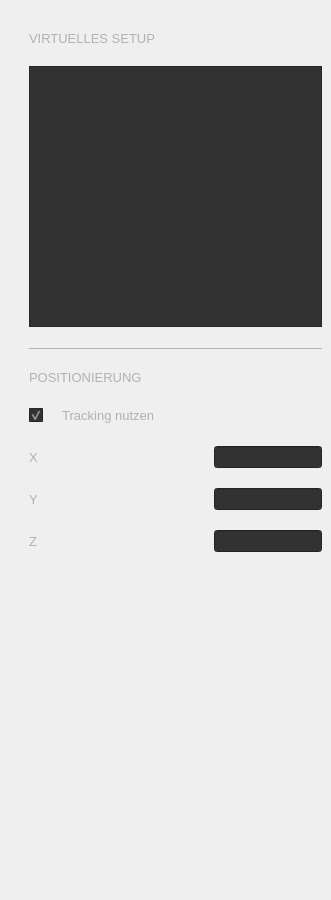
      <widget class="QWidget" name="_scrollAreaWidgetContents">
       <property name="geometry">
        <rect>
         <x>0</x>
         <y>0</y>
         <width>331</width>
         <height>900</height>
        </rect>
       </property>
       <property name="minimumSize">
        <size>
         <width>0</width>
         <height>781</height>
        </size>
       </property>
       <widget class="QFrame" name="verticalFrame_2">
        <property name="geometry">
         <rect>
          <x>20</x>
          <y>30</y>
          <width>311</width>
          <height>531</height>
         </rect>
        </property>
        <property name="palette">
         <palette>
          <active>
           <colorrole role="WindowText">
            <brush brushstyle="SolidPattern">
             <color alpha="255">
              <red>177</red>
              <green>177</green>
              <blue>177</blue>
             </color>
            </brush>
           </colorrole>
           <colorrole role="Button">
            <brush brushstyle="SolidPattern">
             <color alpha="255">
              <red>50</red>
              <green>50</green>
              <blue>50</blue>
             </color>
            </brush>
           </colorrole>
           <colorrole role="Text">
            <brush brushstyle="SolidPattern">
             <color alpha="255">
              <red>177</red>
              <green>177</green>
              <blue>177</blue>
             </color>
            </brush>
           </colorrole>
           <colorrole role="ButtonText">
            <brush brushstyle="SolidPattern">
             <color alpha="255">
              <red>177</red>
              <green>177</green>
              <blue>177</blue>
             </color>
            </brush>
           </colorrole>
           <colorrole role="Base">
            <brush brushstyle="SolidPattern">
             <color alpha="255">
              <red>50</red>
              <green>50</green>
              <blue>50</blue>
             </color>
            </brush>
           </colorrole>
           <colorrole role="Window">
            <brush brushstyle="SolidPattern">
             <color alpha="255">
              <red>50</red>
              <green>50</green>
              <blue>50</blue>
             </color>
            </brush>
           </colorrole>
          </active>
          <inactive>
           <colorrole role="WindowText">
            <brush brushstyle="SolidPattern">
             <color alpha="255">
              <red>177</red>
              <green>177</green>
              <blue>177</blue>
             </color>
            </brush>
           </colorrole>
           <colorrole role="Button">
            <brush brushstyle="SolidPattern">
             <color alpha="255">
              <red>50</red>
              <green>50</green>
              <blue>50</blue>
             </color>
            </brush>
           </colorrole>
           <colorrole role="Text">
            <brush brushstyle="SolidPattern">
             <color alpha="255">
              <red>177</red>
              <green>177</green>
              <blue>177</blue>
             </color>
            </brush>
           </colorrole>
           <colorrole role="ButtonText">
            <brush brushstyle="SolidPattern">
             <color alpha="255">
              <red>177</red>
              <green>177</green>
              <blue>177</blue>
             </color>
            </brush>
           </colorrole>
           <colorrole role="Base">
            <brush brushstyle="SolidPattern">
             <color alpha="255">
              <red>50</red>
              <green>50</green>
              <blue>50</blue>
             </color>
            </brush>
           </colorrole>
           <colorrole role="Window">
            <brush brushstyle="SolidPattern">
             <color alpha="255">
              <red>50</red>
              <green>50</green>
              <blue>50</blue>
             </color>
            </brush>
           </colorrole>
          </inactive>
          <disabled>
           <colorrole role="WindowText">
            <brush brushstyle="SolidPattern">
             <color alpha="255">
              <red>64</red>
              <green>64</green>
              <blue>64</blue>
             </color>
            </brush>
           </colorrole>
           <colorrole role="Button">
            <brush brushstyle="SolidPattern">
             <color alpha="255">
              <red>50</red>
              <green>50</green>
              <blue>50</blue>
             </color>
            </brush>
           </colorrole>
           <colorrole role="Text">
            <brush brushstyle="SolidPattern">
             <color alpha="255">
              <red>64</red>
              <green>64</green>
              <blue>64</blue>
             </color>
            </brush>
           </colorrole>
           <colorrole role="ButtonText">
            <brush brushstyle="SolidPattern">
             <color alpha="255">
              <red>64</red>
              <green>64</green>
              <blue>64</blue>
             </color>
            </brush>
           </colorrole>
           <colorrole role="Base">
            <brush brushstyle="SolidPattern">
             <color alpha="255">
              <red>50</red>
              <green>50</green>
              <blue>50</blue>
             </color>
            </brush>
           </colorrole>
           <colorrole role="Window">
            <brush brushstyle="SolidPattern">
             <color alpha="255">
              <red>50</red>
              <green>50</green>
              <blue>50</blue>
             </color>
            </brush>
           </colorrole>
          </disabled>
         </palette>
        </property>
        <property name="font">
         <font>
          <family>Segoe UI</family>
         </font>
        </property>
        <property name="autoFillBackground">
         <bool>false</bool>
        </property>
        <layout class="QVBoxLayout" name="verticalLayout">
         <property name="spacing">
          <number>20</number>
         </property>
         <property name="topMargin">
          <number>1</number>
         </property>
         <item>
          <widget class="QLabel" name="_lVObject">
           <property name="font">
            <font>
             <family>Segoe UI</family>
             <pointsize>10</pointsize>
            </font>
           </property>
           <property name="text">
            <string>VIRTUELLES SETUP</string>
           </property>
          </widget>
         </item>
         <item>
          <widget class="QListWidget" name="_listVObject">
           <property name="sizePolicy">
            <sizepolicy hsizetype="Expanding" vsizetype="Expanding">
             <horstretch>0</horstretch>
             <verstretch>1</verstretch>
            </sizepolicy>
           </property>
           <property name="minimumSize">
            <size>
             <width>0</width>
             <height>150</height>
            </size>
           </property>
           <property name="maximumSize">
            <size>
             <width>16777215</width>
             <height>300</height>
            </size>
           </property>
           <property name="sizeIncrement">
            <size>
             <width>0</width>
             <height>0</height>
            </size>
           </property>
           <property name="baseSize">
            <size>
             <width>0</width>
             <height>0</height>
            </size>
           </property>
           <property name="font">
            <font>
             <family>Segoe UI</family>
            </font>
           </property>
           <property name="sortingEnabled">
            <bool>false</bool>
           </property>
          </widget>
         </item>
         <item>
          <widget class="Line" name="line">
           <property name="font">
            <font>
             <family>Segoe UI</family>
            </font>
           </property>
           <property name="frameShadow">
            <enum>QFrame::Plain</enum>
           </property>
           <property name="orientation">
            <enum>Qt::Horizontal</enum>
           </property>
          </widget>
         </item>
         <item>
          <widget class="QLabel" name="_lARSetting_2">
           <property name="sizePolicy">
            <sizepolicy hsizetype="Preferred" vsizetype="Expanding">
             <horstretch>0</horstretch>
             <verstretch>0</verstretch>
            </sizepolicy>
           </property>
           <property name="font">
            <font>
             <family>Segoe UI</family>
             <pointsize>10</pointsize>
            </font>
           </property>
           <property name="text">
            <string>POSITIONIERUNG</string>
           </property>
          </widget>
         </item>
         <item>
          <widget class="QCheckBox" name="_checkBoxObject">
           <property name="sizePolicy">
            <sizepolicy hsizetype="Minimum" vsizetype="Expanding">
             <horstretch>0</horstretch>
             <verstretch>0</verstretch>
            </sizepolicy>
           </property>
           <property name="font">
            <font>
             <family>Segoe UI</family>
             <pointsize>10</pointsize>
            </font>
           </property>
           <property name="text">
            <string>    Tracking nutzen</string>
           </property>
           <property name="checked">
            <bool>true</bool>
           </property>
          </widget>
         </item>
         <item>
          <layout class="QHBoxLayout" name="horizontalLayout">
           <item>
            <widget class="QLabel" name="_lObjectCoord">
             <property name="font">
              <font>
               <family>Segoe UI</family>
               <pointsize>10</pointsize>
              </font>
             </property>
             <property name="text">
              <string>X </string>
             </property>
            </widget>
           </item>
           <item>
            <widget class="QLineEdit" name="_editObjectTransX">
             <property name="sizePolicy">
              <sizepolicy hsizetype="Fixed" vsizetype="Fixed">
               <horstretch>0</horstretch>
               <verstretch>0</verstretch>
              </sizepolicy>
             </property>
             <property name="font">
              <font>
               <family>Segoe UI</family>
              </font>
             </property>
            </widget>
           </item>
          </layout>
         </item>
         <item>
          <layout class="QHBoxLayout" name="horizontalLayout_3">
           <item>
            <widget class="QLabel" name="_lObjectCoord_2">
             <property name="font">
              <font>
               <family>Segoe UI</family>
               <pointsize>10</pointsize>
              </font>
             </property>
             <property name="text">
              <string>Y</string>
             </property>
            </widget>
           </item>
           <item>
            <widget class="QLineEdit" name="_editObjectTransY">
             <property name="sizePolicy">
              <sizepolicy hsizetype="Fixed" vsizetype="Fixed">
               <horstretch>0</horstretch>
               <verstretch>0</verstretch>
              </sizepolicy>
             </property>
             <property name="font">
              <font>
               <family>Segoe UI</family>
              </font>
             </property>
            </widget>
           </item>
          </layout>
         </item>
         <item>
          <layout class="QHBoxLayout" name="horizontalLayout_4">
           <item>
            <widget class="QLabel" name="_lObjectCoord_3">
             <property name="font">
              <font>
               <family>Segoe UI</family>
               <pointsize>10</pointsize>
              </font>
             </property>
             <property name="text">
              <string>Z</string>
             </property>
            </widget>
           </item>
           <item>
            <widget class="QLineEdit" name="_editObjectTransZ">
             <property name="sizePolicy">
              <sizepolicy hsizetype="Fixed" vsizetype="Fixed">
               <horstretch>0</horstretch>
               <verstretch>0</verstretch>
              </sizepolicy>
             </property>
             <property name="font">
              <font>
               <family>Segoe UI</family>
              </font>
             </property>
            </widget>
           </item>
          </layout>
         </item>
        </layout>
       </widget>
      </widget>
